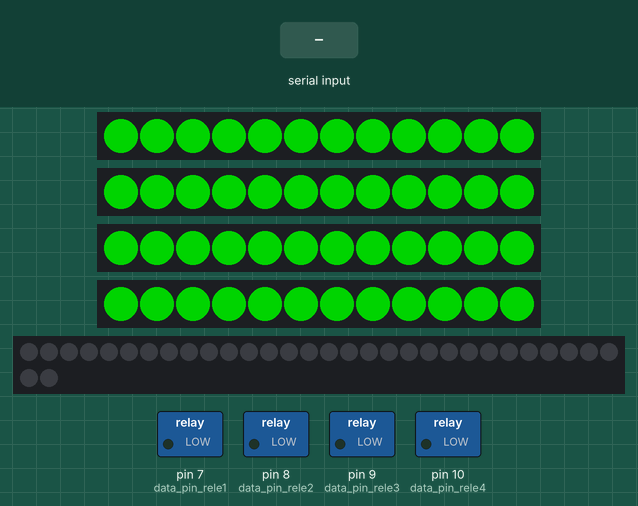
This sketch was run on a simulated Arduino Uno, built with avr-gcc and run on an emulated ATmega328P. On the bench: 4 × 12 RGB LEDs in strip order, left to right, 32 RGB LEDs in strip order, left to right, continuing on the next row, switched loads named in the sketch (green lamp = pin HIGH). The inputs (shaded band) are chosen by the test bench. Dim RGB values are drawn brighter than linear.

Above: at 1.2 s.
1.3 s: "shl 1\n" received over Serial
4.3 s: "shl 150\n" received over Serial
At 5.6 s:
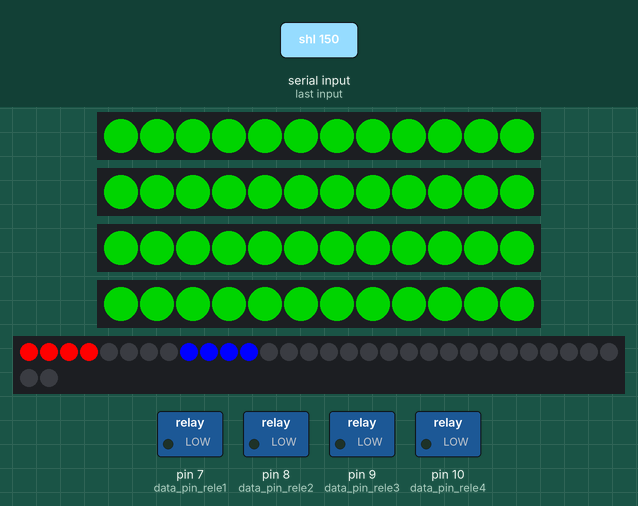
7.3 s: "zap 1\n" received over Serial
At 10.8 s:
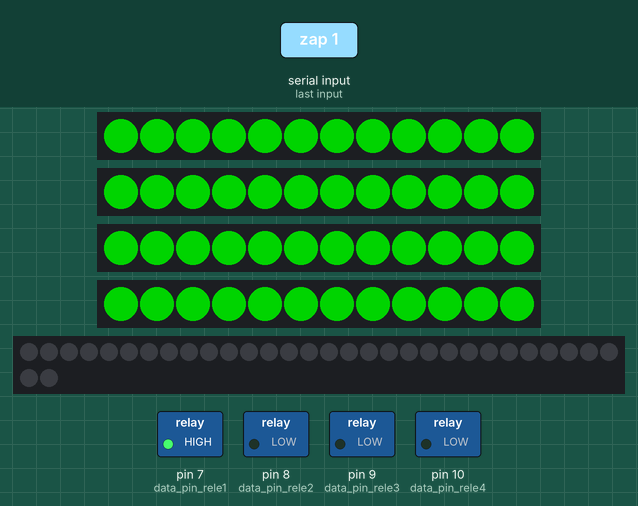
Timing chart, 0 to 13.0 s (numbered marks = the images above; inputs shaded):
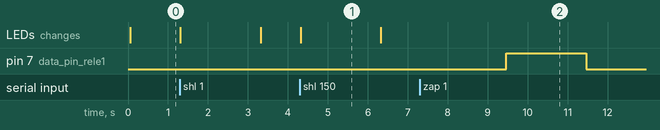

The sketch:

main.ino
```cpp
/*
LISTA COMANDI SERIALI:

shl stringa binaria -> comando per mostrare le shell. La stringa binaria indica con uno 0 la shell vuota, con un 1 la shell piena

add n°vite n°giocatore -> comando per aggiungere al giocatore indicato il numero di vite indicato

rm n°vite n°giocatore -> comando per togliere al giocatore indicato il numero di vite indicato

zap n°giocatore -> comando per zappare il giocatore indicato
*/

#include "update_life.h"
#include "mostra_shell.h"
#include <FastLED.h>
#include "setup_taser.h"

#define n_led 12
#define n_player 4
#define data_pin_g1 3
#define data_pin_g2 4
#define data_pin_g3 5
#define data_pin_g4 6
#define data_pin_rele1 7
#define data_pin_rele2 8
#define data_pin_rele3 9
#define data_pin_rele4 10
#define data_pin_shell 11


int pin1_taser = 12;
int pin2_taser = 13;
int pin3_taser = 14;

CRGB leds[n_player][n_led];
extern CRGB shellled[32];

String action="";

//array che contiene le parti della stringa inserita in seriale
String ins_command[3];

//inizializzo un array di vite che contiene il numero di queste per ogni giocatore
int life[n_player];

//controlla che venga inviato un messaggio in seriale e suddivide la stringa nelle tre parti dell'istruzione
void checkSerial(){
  if (Serial.available()) {
    String line = Serial.readStringUntil('\n');
    line.trim();
    if (line.length() == 0) return;

    // salvo la stringa intera per eventuale debug
    action = line;

    // split senza modificare 'action'
    String temp = line;
    int idx = 0;
    for (; idx < 3 && temp.length() > 0; idx++) {
      int spaceIndex = temp.indexOf(' ');
      if (spaceIndex == -1) {
        ins_command[idx] = temp;
        temp = "";
      } else {
        ins_command[idx] = temp.substring(0, spaceIndex);
        temp = temp.substring(spaceIndex + 1);
        temp.trim();
      }
    }
    // riempio eventuali slot mancanti
    for (int i = idx; i < 3; i++) ins_command[i] = "";
    // controllo argomenti richiesti
    String cmd = ins_command[0];
    if (cmd == "shl" || cmd == "zap") {
      if (ins_command[1] == "") {
        action = ""; // ignoro il comando
      }
    } else if (cmd == "add" || cmd == "rmv") {
      if (ins_command[1] == "" || ins_command[2] == "") {
        action = ""; // ignoro il comando
      }
    } else {
      action = ""; // ignoro
    }
  }
}

void setup() {
  Serial.begin(9600);
  delay(50);

  // impostazione relè e default LOW
  pinMode(data_pin_rele1, OUTPUT); digitalWrite(data_pin_rele1, LOW);
  pinMode(data_pin_rele2, OUTPUT); digitalWrite(data_pin_rele2, LOW);
  pinMode(data_pin_rele3, OUTPUT); digitalWrite(data_pin_rele3, LOW);
  pinMode(data_pin_rele4, OUTPUT); digitalWrite(data_pin_rele4, LOW);

  // inizializzazione FastLED: usa GRB coerente per WS2812B
  FastLED.addLeds<WS2812B, data_pin_g1, GRB>(leds[0], n_led);
  FastLED.addLeds<WS2812B, data_pin_g2, GRB>(leds[1], n_led);
  FastLED.addLeds<WS2812B, data_pin_g3, GRB>(leds[2], n_led);
  FastLED.addLeds<WS2812B, data_pin_g4, GRB>(leds[3], n_led);

  //inizializzo i led che mostreranno le shell
  FastLED.addLeds<WS2812B, data_pin_shell, GRB>(shellled, 32);

  clearLed();

  // inizializzo vite
  for (int i = 0; i < n_player; i++) {
    life[i] = n_led / 2; // es. 6 vite (dato che ogni vita = 2 led)
  }

  reset(6, 0); // mostra inizialmente 6 vite per tutti
}

void loop() {
  checkSerial();

  if(action != ""){
    if(ins_command[0]=="shl"){
        mostra_shell(ins_command[1]);
    } else if(ins_command[0]=="zap"){
          zapping(ins_command[1].toInt());
    }else{
        update_life(ins_command);
        update_led();
    }
    action = ""; //resetto la stringa action per evitare che venga eseguito a ripetizione
  }
}
```

mostra_shell.cpp
```cpp
#include <Wire.h>
#include <FastLED.h>
#include "mostra_shell.h"

//14 potenza 7 frequenza
CRGB shellled[32];

void mostra_shell(String shell) {
  int len = shell.length();
  for (int i = 0; i < len && i < 4; i++) {
    if (shell[i] == '0') {
        fill_solid(&shellled[i*4], 4, CRGB::Blue);// esempio: aperto
    } else if (shell[i] == '1') {
       fill_solid(&shellled[i*4], 4, CRGB::Red);// esempio: chiuso
    } else {
      fill_solid(&shellled[i*4], 4, CRGB::Black);// posizione di sicurezza
    }
    FastLED.show();
  }
  delay(2000);
  fill_solid(shellled, 32, CRGB::Black);
  FastLED.show();
}
```

mostra_shell.h
```cpp
// shows_shell.h
#ifndef MOSTRA_SHELL_H
#define MOSTRA_SHELL_H

#include <Arduino.h>
#include <FastLED.h>

extern CRGB shellled[32];

// Funzioni
void mostra_shell(String shell);

#endif
```

setup_taser.cpp
```cpp
#include <Arduino.h>

extern int pin1_taser;
extern int pin2_taser;
extern int pin3_taser;

void setup_taser(int pin1_taser, int pin2_taser, int pin3_taser){
  int del=50;
  digitalWrite(pin1_taser, 1);
  delay(del);
  digitalWrite(pin1_taser, 0);

  for(int j=0; j<7; j++){
    digitalWrite(pin2_taser, 1);
    delay(del);
    digitalWrite(pin2_taser, 0);
    delay(del);
  }

  for(int j=0; j<14; j++){
    digitalWrite(pin3_taser, 1);
    delay(del);
    digitalWrite(pin3_taser, 0);
    delay(del);
  }
}
```

setup_taser.h
```cpp
#ifndef SETU_TASER_H
#define SETUP_TASER_H

#include <Arduino.h>

extern int pin1;
extern int pin2;
extern int pin3;

// Funzioni
void setup_taser(int pin1, int pin2, int pin3);

#endif
```

update_life.cpp
```cpp
#include <FastLED.h>
#include "setup_taser.h"

#define time_zapping 2000
#define n_player 4
#define n_led 12

extern int pin1_taser;
extern int pin2_taser;
extern int pin3_taser;
extern int life[n_player];
extern CRGB leds[n_player][n_led];
extern int del;

extern String action;
extern String ins_command[3];

//vita e giocatore indicata dall'istruzione di aggiunta e rimozione
int lifes_ins = 0;
int player = 0;

//numero del giocatore all'interno dell'array di giocatori
int player_matrix = 0;

//invia un segnale ai relè per permettere il passaggio della corrente attraverso gli elettrodi
void zapping(int player){
  setup_taser(pin1_taser, pin2_taser, pin3_taser);

  player += 6;
  digitalWrite(player, HIGH);
  delay(time_zapping);
  digitalWrite(player, LOW);
}

//aggiorna il numero delle vite quando viene inviato un messaggio in seriale
//quando la vita viene persa richiama la funzione zapping per folgorare il giocatore
void update_life(String ins_cmd[]){
  String cmd = ins_cmd[0];
  lifes_ins = ins_cmd[1].toInt();
  player = ins_cmd[2].toInt();
  player_matrix = player - 1;

  if (player_matrix < 0 || player_matrix >= n_player) {
    action = "";
    return;
  }

  if (cmd == "rmv") {
    // sottrai senza andare sotto 0
    life[player_matrix] = max(0, life[player_matrix] - lifes_ins);
    zapping(player); // folgora il giocatore
  } else if (cmd == "add") {
    // non superare n_led/2 (numero max vite)
    int maxLives = n_led / 2;
    life[player_matrix] = min(maxLives, life[player_matrix] + lifes_ins);
  }
  action = "";
}

//accende un numero di led corrispondente al numero di vite (N.B. ogni vita è indicata da due led)
void update_led(){
  if (player_matrix < 0 || player_matrix >= n_player) return;
  // ogni vita = 2 LED
  int ledsOn = life[player_matrix] * 2;
  for (int i = 0; i < n_led; i++) {
    if (i < ledsOn) leds[player_matrix][i] = CRGB::Green;
    else leds[player_matrix][i] = CRGB::Black;
  }
  FastLED.show();
}

//resetta il numero di led accesi spegnendoli tutti
void clearLed(){
  for(int j=0; j<n_player; j++){
    fill_solid(leds[j], n_led, CRGB::Black);
  }
  FastLED.show();
}


//resettta i led del giocatore passato come parametro al numero di vite passate
//se il valore passato per il giocatore è 0 imposta le vite di tutti i giocatori
void reset(int n_vite, int playerIndex){
  clearLed();
  if (n_vite <= 6 && n_vite >= 0) {
    int n_led_to_set = n_vite * 2;
    if (playerIndex == 0) {
      for (int i = 0; i < n_player; i++) {
        fill_solid(leds[i], n_led_to_set, CRGB::Green);
      }
    } else if (playerIndex > 0 && playerIndex <= n_player) {
      fill_solid(leds[playerIndex - 1], n_led_to_set, CRGB::Green);
    }
    FastLED.show();
  }
}
```

update_life.h
```cpp
#ifndef UPDATE_LIFE_H
#define UPDATE_LIFE_H

#include <Arduino.h>

void update_life(String ins_command[]);
void update_led();
void clearLed();
void reset(int n_vite, int player);
void zapping(int player);

#endif
```

Measured:
- after the input at 4.3 s, the LEDs: change at once (image 1)
- after the input at 7.3 s, pin 7 (data_pin_rele1): LOW → HIGH after 2.2 s, → LOW 2.0 s later
- what the display in image 1 shows lasts 2.0 s, from 4.3 s to 6.3 s
